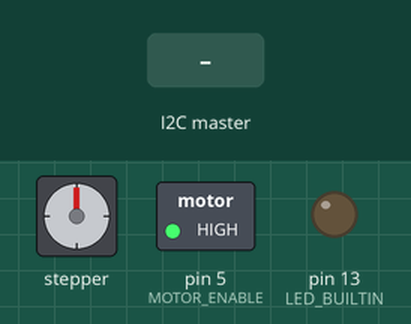
Simulated run of this sketch. Board: Arduino Uno, built with avr-gcc and run on an emulated ATmega328P. Shown: stepper motor, switched loads named in the sketch (green lamp = pin HIGH), output pins drawn as LEDs (lit = HIGH). The inputs (shaded band) are chosen by the test bench. Stepper angles assume 200 steps per turn.

Above: at 1.2 s.
1.3 s: the I2C master sends the byte 1
At 1.49 s:
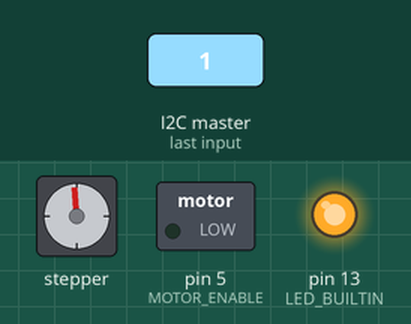
At 3.5 s:
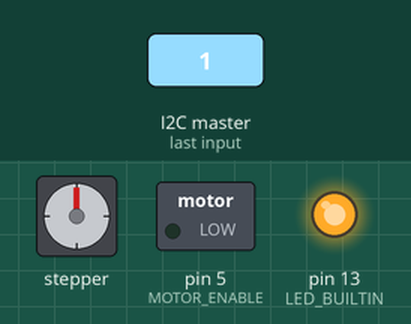
4.3 s: the I2C master sends the byte 0
At 5.7 s:
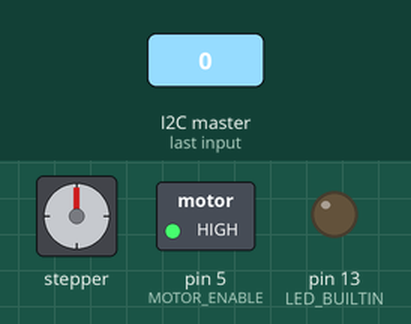
Timing chart, 0 to 7.3 s (numbered marks = the images above; inputs shaded):
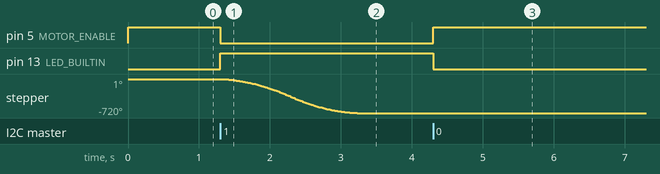

Measured:
- after the input at 1.3 s, pin 5 (MOTOR_ENABLE): HIGH → LOW at once; pin 13 (LED_BUILTIN): LOW → HIGH at once; stepper: turns 720° counter-clockwise in 1.9 s, starting at once
- after the input at 4.3 s, pin 5 (MOTOR_ENABLE): LOW → HIGH at once; pin 13 (LED_BUILTIN): HIGH → LOW at once

The sketch:

arduino-stepper-i2c-receiver.ino
```cpp
// Arduino Stepper I2C Receiver

// A stepper motor driver acting as I2C receiver
// Receive a single byte from I2C controller:
// 1 to activate and move stepper
// 0 to disable

#include <Wire.h>
#include <SpeedyStepper.h>

#define MAX_SPEED 800.0 // mm per second
#define ACCELERATION 800.0 // mm per second squared
#define DIST_OF_TRAVEL 800.0 // mm
#define STEPS_PER_MM 0.5 // 65mm radius at 200 steps per revolution = 200 / 2 x pi x 65

const int MOTOR_STEP_PIN = 3;
const int MOTOR_DIRECTION_PIN = 4;
const int MOTOR_ENABLE = 5;

// create stepper motor object
SpeedyStepper stepper;

volatile boolean lift = false;
volatile boolean lower = false;

void setup()
{
  pinMode(LED_BUILTIN, OUTPUT);
  pinMode(MOTOR_ENABLE, OUTPUT);
  Wire.begin(4);                // i2c bus address 4
  Wire.onReceive(receiveEvent); // register event

  // connect and configure stepper motor
  stepper.connectToPins(MOTOR_STEP_PIN, MOTOR_DIRECTION_PIN);
  stepper.setStepsPerMillimeter(STEPS_PER_MM);
  stepper.setSpeedInMillimetersPerSecond(MAX_SPEED);
  stepper.setAccelerationInMillimetersPerSecondPerSecond(ACCELERATION);

  digitalWrite(MOTOR_ENABLE, HIGH);
}

void loop()
{
  if (lift) doLift();
  if (lower) doDrop();
  delay(1);
}

// executes whenever data is received from controller
void receiveEvent(int howMany)
{
  while (Wire.available()) {
    if (int x = Wire.read())
      lift = true; // 1 to lift
    else
      lower = true;  // 0 to drop
  }
}

void doLift() {
  // move stepper by distance - holds until ENABLE pin goes HIGH
  lift = false;
  digitalWrite(MOTOR_ENABLE, LOW);
  digitalWrite(LED_BUILTIN, HIGH);
  stepper.moveRelativeInMillimeters(-DIST_OF_TRAVEL);
}

void doDrop() {
  // disable ENABLE pin - motor disengages
  lower = false;
  digitalWrite(MOTOR_ENABLE, HIGH);
  digitalWrite(LED_BUILTIN, LOW);
}
```
